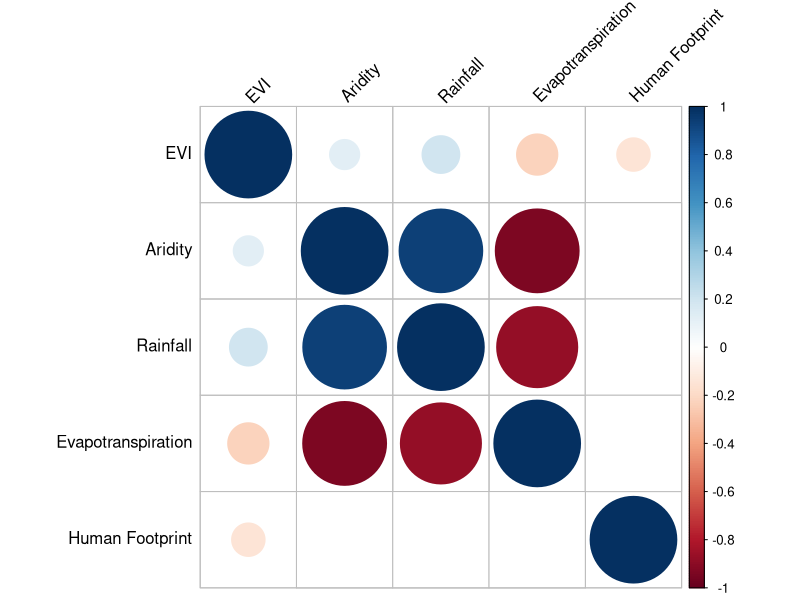

Write the R code that produced this figure. (Note: this script raises an error after producing the figure.)
library(ggplot2)
library(Hmisc)
library(corrplot)
library(zeallot)
library(boot)

# Reading Processed data
setwd("~/Research/Pioneer/Project/Predicting-Poverty/scripts/")
nl <- read.csv("../processed/nl_wealth_data.csv")
dhs <- read.csv("../data/dhs/rwanda_dhs_cluster.csv")
df <- merge(nl, dhs, by.x="id", by.y="DHSCLUST")
df <- df[, !(names(df) %in% c(
    "X", "DHSID", 
    "Rainfall_2015", "Malaria_2015", "ITN_Coverage_2015", 
    "Enhanced_Vegetation_Index_2015", "BUILT_Population_2014", 
    "All_Population_Density_2015", "All_Population_Density_2015",
    "All_Population_Count_2015"
    ))]

cat(str(df))

# Climatic and Environmental Variables
env <- df[c("Aridity", "Enhanced_Vegetation_Index_2010", 
     "Potential_Evapotranspiration", "Global_Human_Footprint",
     "Rainfall_2010"
     )]

colnames(env)[colnames(env) == 'Enhanced_Vegetation_Index_2010'] <- 'EVI'
colnames(env)[colnames(env) == 'Potential_Evapotranspiration'] <- 'Evapotranspiration'
colnames(env)[colnames(env) == 'Global_Human_Footprint'] <- 'Human Footprint'
colnames(env)[colnames(env) == 'Rainfall_2010'] <- 'Rainfall'

env_corr <- rcorr(as.matrix(env))
print("ENVIRONMENTAL:")
print(env_corr)
corrplot(env_corr$r, type = "full", order = "hclust", 
         tl.col = "black", tl.srt = 45, p.mat = env_corr$P, sig.level = 0.01, insig = "blank")

# OBSERVATION: Aridity, Rainfall, Evapotranspiration are highly correlated, choose best variable.

# TODO: Plotting Aridity, Rainfall, Evapotranspiration 

# Geographic/Positional Variables

geo <- df[c("Proximity_to_National_Borders", "Proximity_to_Protected_Areas", "Proximity_to_Water", "Travel_Times")]

colnames(geo)[colnames(geo) == 'Proximity_to_National_Borders'] <- 'National Borders'
colnames(geo)[colnames(geo) == 'Proximity_to_Protected_Areas'] <- 'Protected Areas'
colnames(geo)[colnames(geo) == 'Proximity_to_Water'] <- 'Water Bodies'
colnames(geo)[colnames(geo) == 'Travel_Times'] <- 'Nearest City'

geo_corr <- rcorr(as.matrix(geo))
print("GEOGRAPHIC:")
print(geo_corr)
corrplot(geo_corr$r, type = "full", order = "hclust", 
         tl.col = "black", tl.srt = 45, p.mat = geo_corr$P, sig.level = 0.01, insig = "blank")

# OBSERVATION: Negative correlation with Nearest City and National Borders, Protected Areas as such regions would be much further away from cities.

# TODO: Plotting Nearest City and National Borders, Protected Areas

# Socioeconomic Variables

de <- df[c("All_Population_Count_2010", "All_Population_Density_2010")]

colnames(de)[colnames(de) == 'All_Population_Count_2010'] <- 'Population'
colnames(de)[colnames(de) == 'All_Population_Density_2010'] <- 'Density'

de_corr <- rcorr(as.matrix(de))
print("DEMOGRAPHIC:")
print(de_corr)
corrplot(de_corr$r, type = "full", order = "hclust", 
         tl.col = "black", tl.srt = 45, p.mat = de_corr$P, sig.level = 0.01, insig = "blank")

# TODO: Clustering based on Density?

# Imaging Variables

night <- df[c("id", "mean")]
day <- read.csv("../processed/DHS_daytime.csv")
im <- merge(day, night, by.x="idx", by.y="id")

im = im[, !(names(df) %in% c("X"))]

colnames(im)[colnames(im) == 'mean'] <- 'MeanLuminosity'

im_corrs = data.frame( coeff=integer(ncol(day)-3), corr=numeric(ncol(day)-3) )

for( i in 0:(ncol(day)-4)) {
    cat(i)
    im_corrs$coeff[i] = i
    im_corrs$corr[i] = cor( im[[ paste("X",i, sep="") ]], im$MeanLuminosity)
}

corr = im_corrs$corr
coeff = im_corrs$coeff

plot(coeff, corr)
     
